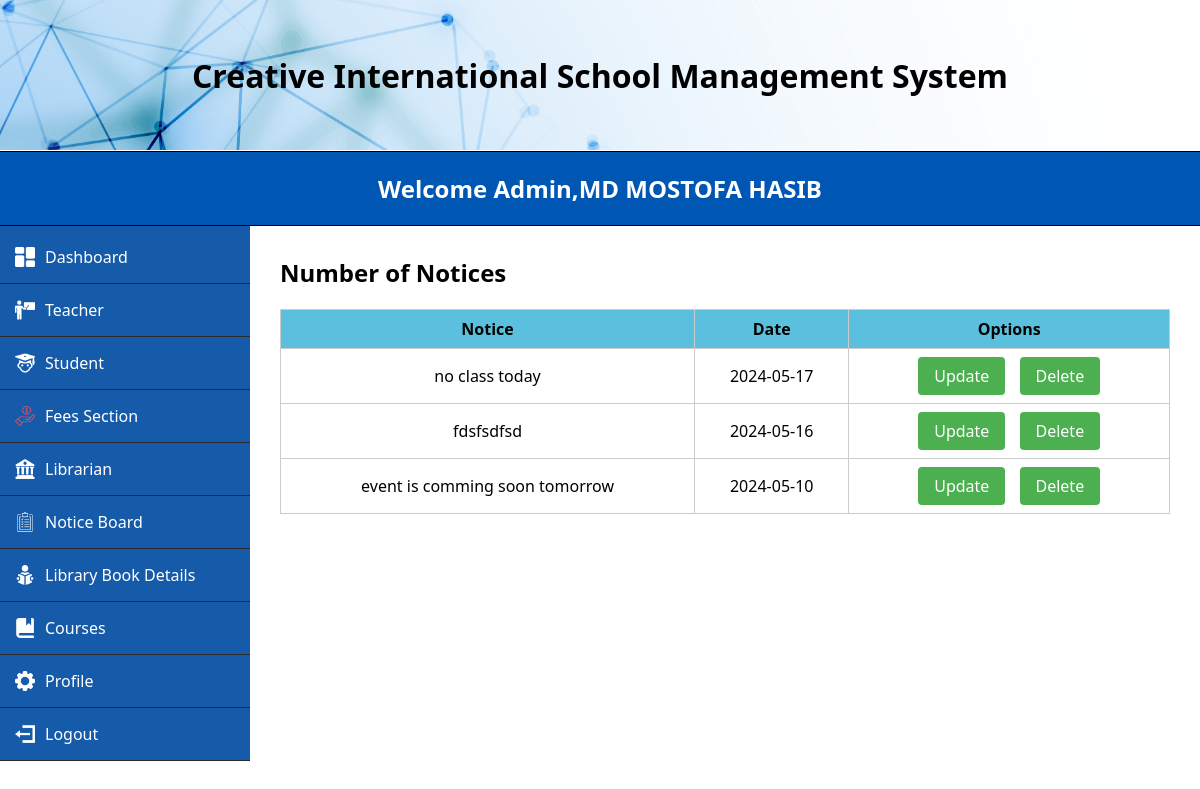
Screenshot of /MVC/Views/viewNotice.php (signed in) with the database file from the repository.
### tables this page shows
CREATE TABLE `notice` (
  `id` varchar(20) NOT NULL,
  `notice` varchar(1000) NOT NULL,
  `date` date NOT NULL
);

### MVC/Models/userModel.php (called while the page is built, shortened)
<?php
function getAllNotice() {
    $conn = conn();
    $sql = "SELECT * FROM notice";
    $result = $conn->query($sql);
    $notices = [];
    if ($result->num_rows > 0) {
        while($row = $result->fetch_assoc()) {
            $notices[] = $row;
        }
    }
    return $notices;
}
?>

### MVC/Views/viewNotice.php (the view, shortened to what this page needs)
<?php
    require_once('../Models/userModel.php');
    $notices = getAllNotice();
?>
<!DOCTYPE html>
<html lang="en">
<head>
    <link rel="stylesheet" href="../../css/adminStyle.css">
    <link rel="stylesheet" href="../../css/addTeacher.css">
</head>
<body>
    <div class="header">
    <h1>Creative International School Management System</h1>
    </div>
    <div class="brand-name">
        <h1>Welcome Admin,<?php echo $_SESSION['name']; ?></h1>
    </div>
    <form action="">
    <div class="side-menu">
        <ul>
            <li><a href="adminDash.php"><img src="../../images/dashboard (2).png" alt=""> Dashboard</a></li>
			<li class="dropdown">
                <a href="addTeacher.php"><img src="../../images/teacher2.png" alt=""> Teacher</a>
            </li>
			<li class="dropdown">
                <a href="addStudent.php"><img src="../../images/student-32.png" alt=""> Student</a>
            </li>
            <li><a href="fees.php"><img src="../../images/income.png" alt=""> Fees Section</a></li>
			<li class="dropdown">
                <a href="addLibrarian.php"><img src="../../images/library-32.png" alt=""> Librarian</a>
            </li>
            <li><a href="noticePost.php"><img src="../../images/clipboard-2-32.png" alt=""> Notice Board</a></li>
            <li><a href="libraryBookInfo.php"><img src="../../images/reading-book (1).png" alt=""> Library Book Details</a></li>
            <li class="dropdown">
                <a href="../Controllers/addCourseController.php"><img src="../../images/book-2-32.png" alt=""> Courses</a>
            </li>
            <li class="dropdown">
                <a href="viewProfile.php"><img src="../../images/settings.png" alt=""> Profile</a>
            </li>
            <li><a href="../Controllers/logout.php"><img src="../../images/account-logout-32.png" alt=""> Logout</a></li>
        </ul>
    </div>
    </form>
        <div class="content">
        <div class="dashboard-table">
            <h2 colspan="2" style="text-align: left;">Number of Notices</h2>
            <table id="noticeTable">
                <thead>
                    <tr>
                        <th>Notice</th>
                        <th>Date</th>
                        <th>Options</th>
                    </tr>
                </thead>
                <tbody>
                    <?php foreach ($notices as $notice): ?>
                        <tr>
                            <td><?php echo $notice['notice']; ?></td>
                            <td><?php echo $notice['date']; ?></td>
                            <td>
                                <a href="editNotice.php?id=<?php echo $notice['id']; ?>">Update</a>
                                <a href="../Controllers/deleteNoticeCheckController.php?id=<?php echo $notice['id']; ?>" onclick="return confirm('Are you sure you want to delete this notice?');">Delete</a>
                            </td>
                        </tr>
                    <?php endforeach; ?>
                </tbody>
            </table>
        </div>
    </div>
</body>
</html>

### css/adminStyle.css (style rules this page uses)
body { font-family: 'Segoe UI', Tahoma, Geneva, Verdana, sans-serif; margin: 0; padding: 0; }
.header { width: 100%; height: 150px; background-image: url('../images/loginBackground.jpg'); background-size: cover; background-repeat: no-repeat; background-position: center; display: flex; justify-content: center; align-items: center; margin-bottom: 1px; }
.brand-name { padding: 20px; display: flex; justify-content: center; align-items: center; background-color: #0056b3; border-bottom: 1px solid black; border-top: 1px solid black; }
.brand-name h1 { font-size: 24px; margin: 0; color: #fff; }
.side-menu { width: 250px; background-color: #165aaa; padding-top: 5px; padding-left: 0px; transition: left 0.3s ease; text-align: center; }
ul { list-style-type: none; padding-left: 0px; margin: 0; text-align: center; }
li { padding: 15px; border-bottom: 0.5px solid #2a2a2a; transition: background-color 0.3s ease; text-align: center; }
li a { color: #fff; text-decoration: none; display: flex; align-items: center; }
li img { margin-right: 10px; width: 20px; }
.content { flex-grow: 1; padding: 20px; }

### css/addTeacher.css (style rules this page uses)
.dashboard-table { margin-bottom: 20px; float: center; max-width: 70%; margin-right: 20px; }
.dashboard-table table { width: 100%; border-collapse: collapse; }
.dashboard-table th, .dashboard-table td { border: 1px solid #ccc; padding: 8px; }
.dashboard-table th { background-color: #5bc0de; text-align: center; }
.dashboard-table tbody tr:nth-child(even) { background-color: #5bc0de; }
.brand-name { padding: 20px; display: flex; justify-content: center; align-items: center; background-color: #0056b3; border-bottom: 1px solid black; border-top: 1px solid black; }
.brand-name h1 { font-size: 24px; margin: 0; color: #fff; }
.side-menu { width: 250px; background-color: #165aaa; padding-top: 5px; padding-left: 0px; text-align: center; float: left; }
.content { flex-grow: 1; padding: 10px; margin-left: 270px; }
.dashboard-table { margin-bottom: 5px; max-width: 100%; }

### MVC/Views/viewNotice.php (style rules this page uses)
.dashboard-table { margin-bottom: 20px; float: center; max-width: 70%; margin-right: 20px; }
.dashboard-table table { width: 100%; border-collapse: collapse; }
.dashboard-table th, .dashboard-table td { border: 1px solid #ccc; padding: 8px; }
.dashboard-table th { background-color: #5bc0de; text-align: center; }
.dashboard-table tbody tr:nth-child(even) { background-color: white; }
.brand-name { padding: 20px; display: flex; justify-content: center; align-items: center; background-color: #0056b3; border-bottom: 1px solid black; border-top: 1px solid black; }
.brand-name h1 { font-size: 24px; margin: 0; color: #fff; }
.side-menu { width: 250px; background-color: #165aaa; padding-top: 5px; padding-left: 0px; text-align: center; float: left; }
.content { flex-grow: 1; padding: 10px; margin-left: 270px; }
.dashboard-table { margin-bottom: 5px; max-width: 100%; }
.dashboard-table td a { display: inline-block; padding: 8px 16px; margin: 0 5px; text-decoration: none; background-color: #4CAF50; color: white; border: none; border-radius: 4px; cursor: pointer; transition: background-color 0.3s ease; }
.dashboard-table td { text-align: center; }

### rows the page displays
notice: notice "no class today", date "2024-05-17"
notice: notice "fdsfsdfsd", date "2024-05-16"
notice: notice "event is comming soon tomorrow", date "2024-05-10"

### other values shown
$_SESSION['name'] "MD MOSTOFA HASIB"
